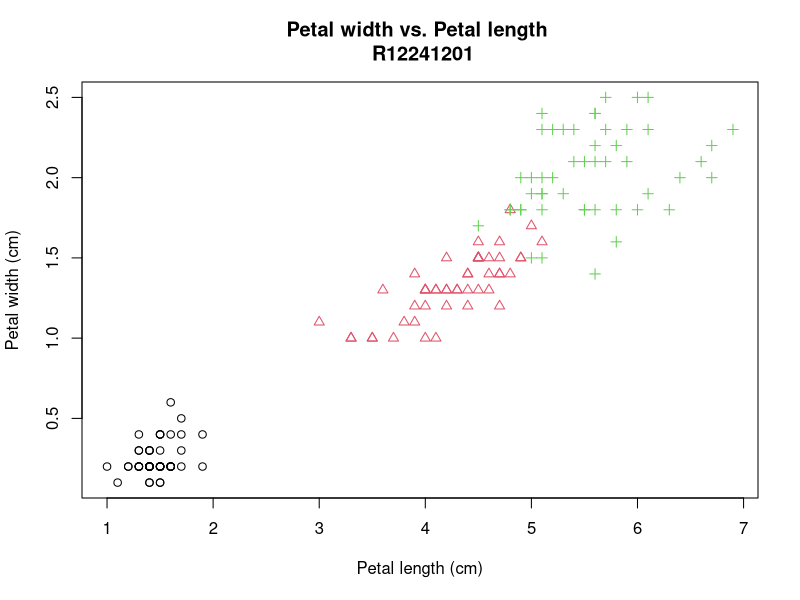
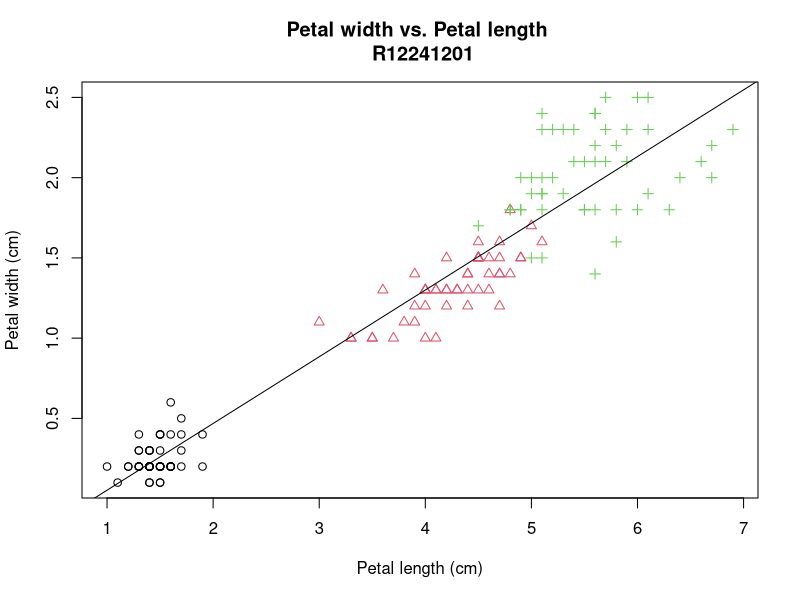
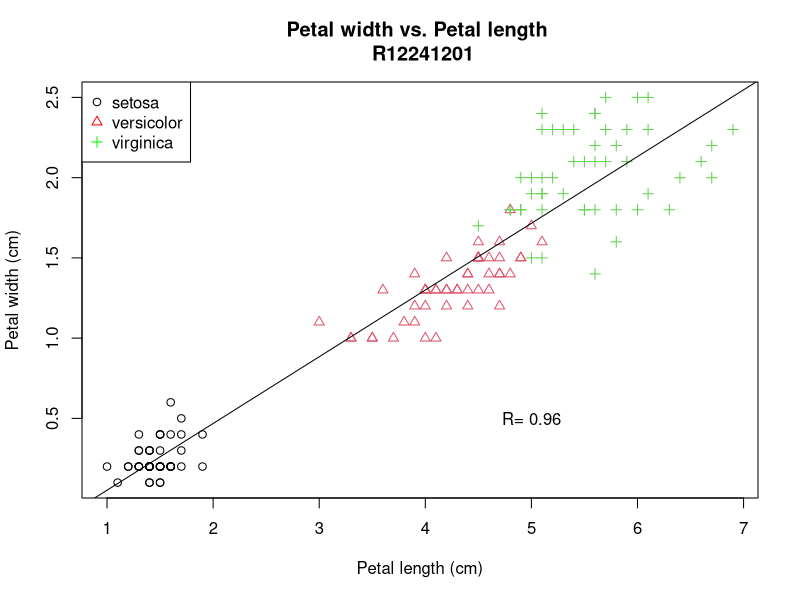

The R script that drew these images, in order:
## ---- chunk 1
setwd("D:/台大課程/113-1/r生態資料")
pdf(file = "week6 homework.pdf", paper = "A4")
## ---- chunk 2
data("iris")
## ---- chunk 3
pch_values <- as.numeric(iris$Species)
## ---- chunk 4
plot(iris$Petal.Length , iris$Petal.Width , 
     col = iris$Species,
     pch = pch_values,
     xlab = "Petal length (cm)", ylab = "Petal width (cm)",
     main = "Petal width vs. Petal length \n R12241201")
## ---- chunk 5
plot(iris$Petal.Length , iris$Petal.Width , 
     col = iris$Species,
     pch = pch_values,
     xlab = "Petal length (cm)", ylab = "Petal width (cm)",
     main = "Petal width vs. Petal length \n R12241201")

fittedline <- lm(Petal.Width ~ Petal.Length , iris)
abline(fittedline , lty = 1)
## ---- chunk 6
plot(iris$Petal.Length , iris$Petal.Width , 
     col = iris$Species,
     pch = pch_values,
     xlab = "Petal length (cm)", ylab = "Petal width (cm)",
     main = "Petal width vs. Petal length \n R12241201")

fittedline <- lm(Petal.Width ~ Petal.Length , iris)
abline(fittedline , lty = 1)

legend("topleft",legend=c("setosa" , "versicolor", "virginica"), col=c("black" , "red" , "green"), pch = c(1:3)) 
text(5,0.5 , 'R= 0.96') 

# good you can also try: 
#r_value <- summary(fittedline)$r.squared
#text(5.5, 0.5, labels = paste("R = ", round(sqrt(r_value), 2)), pos = 4)
## ---- chunk 7
dev.off()
